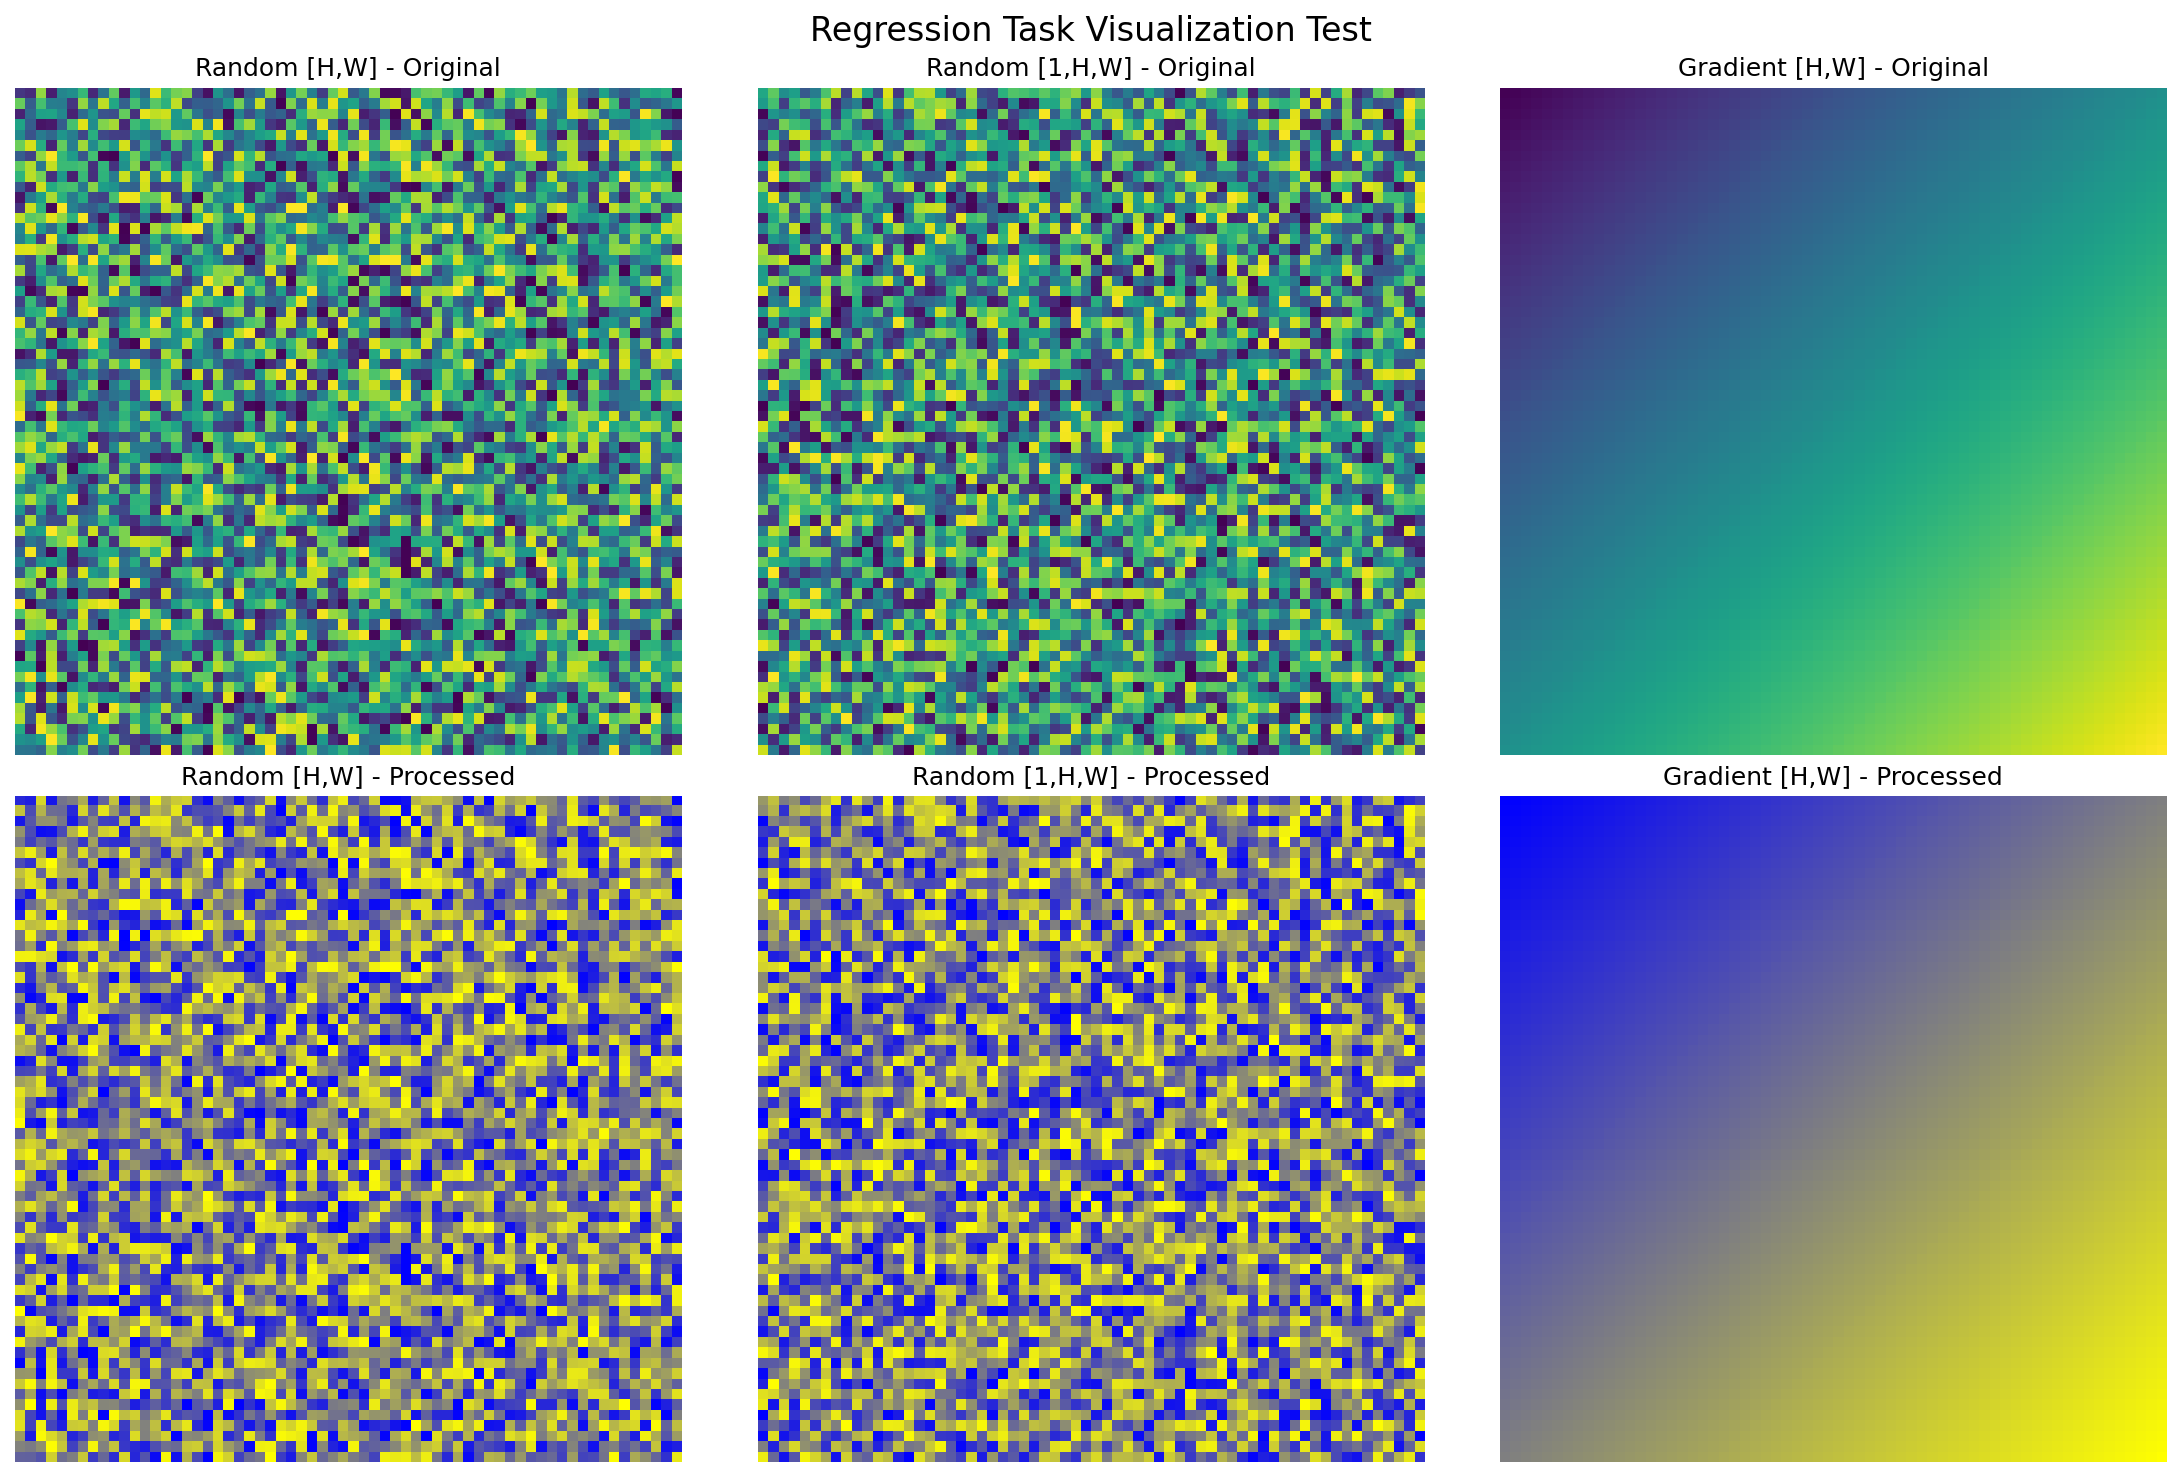

Source code (Python):
#!/usr/bin/env python3
"""
Test script to verify that regression task visualization works correctly.
"""

import numpy as np
import sys
import os
sys.path.append('/home/gdaga/phi2FM/downstream')

from extract_samples_simple import create_colored_label_image, TASKS
import matplotlib.pyplot as plt

def test_regression_visualization():
    """Test regression task visualization with synthetic floating-point data."""
    print("Testing regression visualization...")
    
    # Create synthetic floating-point data (similar to what roads/buildings would have)
    h, w = 64, 64
    
    # Test case 1: Single channel [H, W] format
    test_data_hw = np.random.rand(h, w) * 10.0  # Values between 0 and 10
    
    # Test case 2: Single channel [1, H, W] format  
    test_data_1hw = np.random.rand(1, h, w) * 5.0  # Values between 0 and 5
    
    # Test case 3: Gradient pattern
    x, y = np.meshgrid(np.linspace(0, 1, w), np.linspace(0, 1, h))
    gradient_data = x + y  # Values between 0 and 2
    
    test_cases = [
        ("Random [H,W]", test_data_hw),
        ("Random [1,H,W]", test_data_1hw),
        ("Gradient [H,W]", gradient_data)
    ]
    
    # Create visualization
    fig, axes = plt.subplots(2, 3, figsize=(15, 10))
    fig.suptitle("Regression Task Visualization Test", fontsize=16)
    
    for i, (name, data) in enumerate(test_cases):
        # Original data
        axes[0, i].imshow(data[0] if data.ndim == 3 else data, cmap='viridis')
        axes[0, i].set_title(f"{name} - Original")
        axes[0, i].axis('off')
        
        # Processed visualization
        colored_image = create_colored_label_image(data, {}, is_regression=True)
        # Convert BGR to RGB for matplotlib
        colored_image_rgb = colored_image[:, :, [2, 1, 0]]
        axes[1, i].imshow(colored_image_rgb)
        axes[1, i].set_title(f"{name} - Processed")
        axes[1, i].axis('off')
        
        print(f"✓ {name}: Shape {data.shape}, Range [{np.min(data):.2f}, {np.max(data):.2f}]")
    
    # Save test plot
    plt.tight_layout()
    plt.savefig('/home/gdaga/phi2FM/downstream/test_regression_visualization.png', 
                dpi=150, bbox_inches='tight')
    plt.close()
    
    print("✓ Test completed successfully!")
    print("✓ Test plot saved to: /home/gdaga/phi2FM/downstream/test_regression_visualization.png")

def check_task_configurations():
    """Check that task configurations are correct."""
    print("\nChecking task configurations...")
    
    regression_tasks = []
    classification_tasks = []
    
    for task_name, config in TASKS.items():
        task_type = config.get("task_type", "classification")
        if task_type == "regression":
            regression_tasks.append(task_name)
        else:
            classification_tasks.append(task_name)
    
    print(f"✓ Regression tasks: {regression_tasks}")
    print(f"✓ Classification tasks: {classification_tasks}")
    
    # Verify regression task configs
    for task_name in regression_tasks:
        config = TASKS[task_name]
        classes = config.get("classes")
        labels = config.get("labels")
        print(f"  - {task_name}: classes={classes}, labels={labels}")

if __name__ == "__main__":
    test_regression_visualization()
    check_task_configurations()
